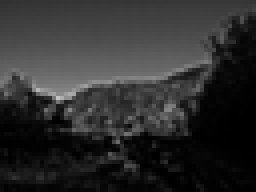
#> input picture images/photo_64x48_grayscale.png, 64 x 48 px (shown 4 times larger)
$ jupyter execute 'Histogram 02 - Equalization.ipynb'
#> lines starting #> are read from the running program, lines starting #| are printed output that depends on the picture; long printed decimals are rounded
# Histogram Equalization

https://en.wikipedia.org/wiki/Histogram_equalization

[cell 1]
import numpy as np
from matplotlib import pyplot as plt
from matplotlib_inline.backend_inline import set_matplotlib_formats

set_matplotlib_formats("svg")

## Example 1: 8x8 Bitmap with Values in the Range of 64 to 192

[cell 2]
rg = np.random.default_rng()

img = 64 + rg.integers(0, 64, (8,8), dtype=np.uint8) + rg.integers(0, 64, (8,8), dtype=np.uint8)
print(img)

[cell 3]
plt.figure(figsize=(8, 4))

plt.subplot(121)
plt.imshow(img, cmap="gray", vmin=0, vmax=255, interpolation="none")

for y, row in enumerate(img):
    for x, color in enumerate(row):
        text_color = "white" if color < 128 else "black"
        plt.text(x, y, color, ha="center", va="center", color=text_color, size=8)

plt.subplot(122)
plt.hist(img.flatten(), bins=256, range=(0, 256), label="Histogram", zorder=2)

plt.tight_layout()
plt.show()
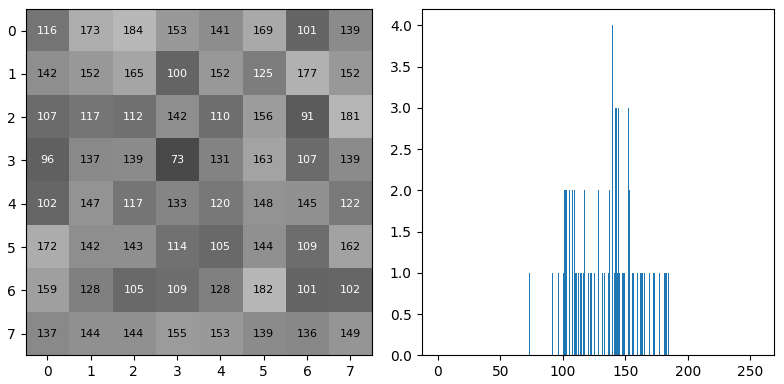
#> figure drawn by matplotlib, 2 panels; panel 2: tallest bar 4 high, from x = 139 to 140

### Step 1: Histogram of all Color Values

Counts how often each individual color appears in the image. For example, if `hist[97] == 5`, then the color with the value 97 appears five times in the image.

[cell 4]
hist, bins = np.histogram(img.flatten(), bins=256, range=(0, 256))
print(hist.reshape((16, 16)))

### Step 2: CDF (Cumulative Distribution Function)

Adds up the values of the histogram.

**Example for an 8x8 image with 256 grayscale levels:**

```python
hist[0] = 0        cdf(0) = 0
hist[1] = 2        cdf(1) = 2
hist[2] = 1        cdf(2) = 3
hist[3] = 1        cdf(3) = 4
hist[4] = 3        cdf(4) = 7
hist[5] = 2        cdf(5) = 9
hist[6] = 0        cdf(6) = 9
hist[7] = 1        cdf(7) = 10
...
hist[254] = 1      cdf(254) = 63
hist[255] = 0      cdf(255) = 64

cdf(n) = cdf(n-1) + hist[n]
sum(hist) == cdf(255) == number of pixels == 8*8 == 64
```

[cell 5]
cdf = hist.cumsum(dtype=int)
print(cdf.reshape((16, 16)))

[cell 6]
print(f" hist.sum() = {hist.sum()}")
print(f"   cdf(255) = {cdf[-1]}")
print(f"  cdf.max() = {cdf.max()}")
print(f"image shape = {img.shape} = {img.size} pixels")

### Step 3: Determine the smallest Value > 0 of the CDF

[cell 7]
cdf_min = cdf[cdf > 0].min()
print(cdf_min)

### Step 4: CDF Normalization

All values of the CDF > 0 are converted to a range from 0 to 255.

**Formula:**

```python
((cdf[n] - cdf_min) / (64 - cdf_min)) * 255
```

- `cdf_min`: The smallest value > 0 of the CDF
- 64: Number of pixels in the image (8x8)
- 255: Number of grayscale levels - 1

**Example, n=122:**

```python
((cdf[122] - cdf_min) / (64 - cdf_min)) * 255
((28 - 2) / (64 - 2)) * 255
(26 / 62) * 255
106.93548387096774
```

**Simplification of the formula:**

```python
f = 255 / (64 - cdf_min)
(cdf[n] - cdf_min) * f
```

**Example (simplified):**

```python
f = 255 / (64 - cdf_min)
f = 255 / 62
f = 4.112903225806452

(cdf[122] - cdf_min) * f
(28 - 2) * f
26 * f
106.93548387096774
```

[cell 8]
f = 255 / (64 - cdf_min)
print(f)

[cell 9]
cdf_normalized = cdf.astype(np.float32)
cdf_normalized[cdf_normalized > 0.0] = (cdf_normalized[cdf_normalized > 0.0] - cdf_min) * f
cdf_normalized = cdf_normalized.round().astype(np.uint8)
print(cdf_normalized.reshape((16, 16)))

### Step 5: Recolor the Image

The new colors of the image are determined based on the *normalized CDF*.

To do this, take an existing color from the image and look up the new color value for that color in the normalized CDF.

The previously darkest color of the original image will then have the value 0, and the previously brightest color will have the value 255. The new image will thus use the full color spectrum.

**Example:**

```python
122 = img[3]  # pixel 4
106 = cdf_normalized[122]
img2[3] = 106
```

[cell 10]
# colors of the first row of the image
for old_color in img[0]:
    print(f"old color: {old_color:3} --> new color: {cdf_normalized[old_color]:3}")

[cell 11]
img_equalized = np.array(cdf_normalized[img], dtype=np.uint8)
print(img_equalized)

### Results

[cell 12]
def plot_image(subplot_spec, img, title):
#> called with subplot_spec = 221, img = array of shape (8, 8), title = 'Original'
    plt.subplot(subplot_spec, title=title)
    plt.imshow(img, cmap="gray", vmin=0, vmax=255, interpolation="none")

    for y, row in enumerate(img):
        for x, color in enumerate(row):
            text_color = "white" if color < 128 else "black"
            plt.text(x, y, color, ha="center", va="center", color=text_color, size=8)

def plot_histogram(subplot_spec, img):
    plt.subplot(subplot_spec)
    hist, bins, _ = plt.hist(img.flatten(), bins=256, range=(0, 256), label="Histogram")
    cdf = hist.cumsum()
    plt.plot(cdf * (hist.max() / cdf.max()), label="CDF")
    plt.legend()


plt.figure(figsize=(8, 8))

plot_image(221, img, "Original")
plot_histogram(222, img)

plot_image(223, img_equalized, "Equalized")
plot_histogram(224, img_equalized)

plt.tight_layout()
plt.show()
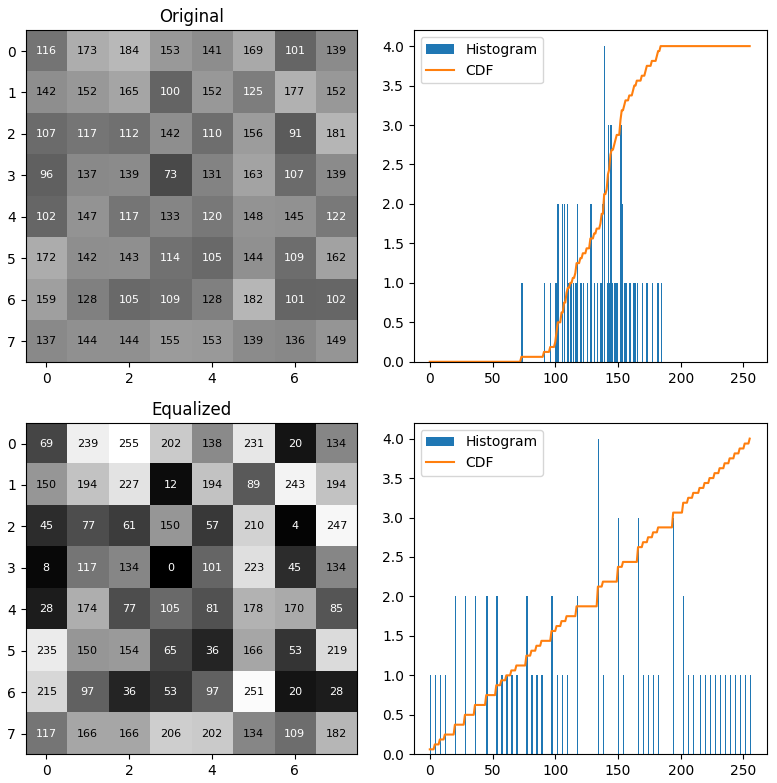
#> figure drawn by matplotlib, 4 panels; panel 2: tallest bar 4 high, from x = 139 to 140; panel 2: curve peaks at x = 184, y = 4; panel 4: tallest bar 4 high, from x = 134 to 135; panel 4: curve peaks at x = 255, y = 4

## Example 2: `photo_64x48_grayscale.png`

[cell 13]
def plot_image(subplot_spec, img, title):
    plt.subplot(subplot_spec, title=title)
    plt.imshow(img, cmap="gray", vmin=0, vmax=255, interpolation="none")

def plot_histogram(subplot_spec, img):
    plt.subplot(subplot_spec)
    hist, bins, _ = plt.hist(img.flatten(), bins=256, range=(0, 256), label="Histogram")
    cdf = hist.cumsum()
    plt.plot(cdf * (hist.max() / cdf.max()), label="CDF", zorder=1)
    plt.legend()


img_photo = np.array(plt.imread("../images/photo_64x48_grayscale.png") * 255, dtype=np.uint8)
#> img_photo: shape (48, 64); min 0, max 196, mean 46.1

plt.figure(figsize=(8, 3))

plot_image(121, img_photo, "photo_64x48_grayscale.png")
plot_histogram(122, img_photo)
#> in plot_histogram, `hist, bins, _ = plt.hist(img.flatten(), bins=256, range=(0, 256), labe..`: hist = 256 values, max 126 at index 2, min 0 at index 119, mean 12; bins = 257 values from 0 to 256
#> in plot_histogram, `cdf = hist.cumsum()`: cdf = 256 values from 103 to 3072

plt.tight_layout()
plt.show()
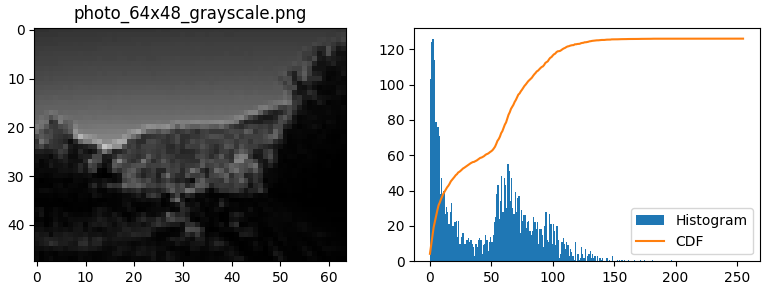
#> figure drawn by matplotlib, 2 panels; panel 2: tallest bar 126 high, from x = 2 to 3; panel 2: curve peaks at x = 196, y = 126

[cell 14]
hist, bins = np.histogram(img_photo.flatten(), bins=256, range=(0, 256))
#> bins = 257 values from 0 to 256
cdf = hist.cumsum(dtype=int)
#> cdf = 256 values from 103 to 3072

[cell 15]
print(f" hist.sum() = {hist.sum()}")
#|  hist.sum() = 3072
print(f"   cdf(255) = {cdf[-1]}")
#|    cdf(255) = 3072
print(f"  cdf.max() = {cdf.max()}")
#|   cdf.max() = 3072
print(f"image shape = {img_photo.shape} = {img_photo.size} pixels")
#| image shape = (48, 64) = 3072 pixels

[cell 16]
cdf_min = cdf[cdf > 0].min()
#> cdf_min = 103
print(cdf_min)
#| 103

[cell 17]
f = 255 / (img_photo.size - cdf_min)
#> f = 0.0859
print(f)
#| 0.08589

[cell 18]
cdf_normalized = cdf.astype(np.float32)
#> cdf_normalized = 256 values from 103 to 3072
cdf_normalized[cdf_normalized > 0.0] = (cdf_normalized[cdf_normalized > 0.0] - cdf_min) * f
cdf_normalized = cdf_normalized.round().astype(np.uint8)
#> cdf_normalized = 256 values from 0 to 255

[cell 19]
img_photo_equalized = np.array(cdf_normalized[img_photo], dtype=np.uint8)
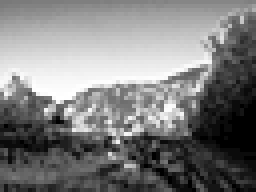
#> img_photo_equalized: shape (48, 64) (shown 4 times larger); min 0, max 255, mean 125

[cell 20]
def plot_image(subplot_spec, img, title):
    plt.subplot(subplot_spec, title=title)
    plt.imshow(img, cmap="gray", vmin=0, vmax=255, interpolation="none")

def plot_histogram(subplot_spec, img):
#> called with subplot_spec = 222
    plt.subplot(subplot_spec)
    hist, bins, _ = plt.hist(img.flatten(), bins=256, range=(0, 256), label="Histogram")
#> bins = 257 values from 0 to 256
    cdf = hist.cumsum()
#> cdf = 256 values from 103 to 3072
    plt.plot(cdf * (hist.max() / cdf.max()), label="CDF")
    plt.legend()


plt.figure(figsize=(8, 6))

plot_image(221, img_photo, "Original")
plot_histogram(222, img_photo)

plot_image(223, img_photo_equalized, "Equalized")
plot_histogram(224, img_photo_equalized)

plt.tight_layout()
plt.show()
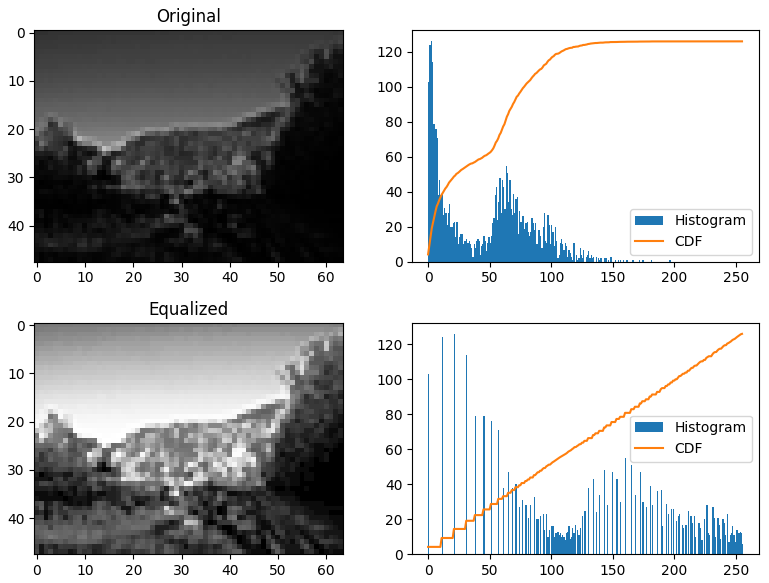
#> figure drawn by matplotlib, 4 panels; panel 2: tallest bar 126 high, from x = 2 to 3; panel 2: curve peaks at x = 196, y = 126; panel 4: tallest bar 126 high, from x = 21 to 22; panel 4: curve peaks at x = 255, y = 126

## Example 3: `Unequalized_Hawkes_Bay_NZ.jpg`

https://en.wikipedia.org/wiki/Histogram_equalization#Full-sized_image

Shape: (683, 1024, 3)

The RGB tuples always consist of the same value (e.g., `[128, 128, 128]`). Therefore, the image is converted into a 2D grayscale image. For this, the first byte of each RGB tuple is used.

[cell 21]
def plot_image(subplot_spec, img, title):
    plt.subplot(subplot_spec, title=title)
    plt.imshow(img, cmap="gray", vmin=0, vmax=255, interpolation="none")

def plot_histogram(subplot_spec, img):
    plt.subplot(subplot_spec)
    hist, bins, _ = plt.hist(img.flatten(), bins=256, range=(0, 256), label="Histogram")
    cdf = hist.cumsum()
    plt.plot(cdf * (hist.max() / cdf.max()), label="CDF")
    plt.legend()


img_photo2 = plt.imread("../images/Unequalized_Hawkes_Bay_NZ.jpg")
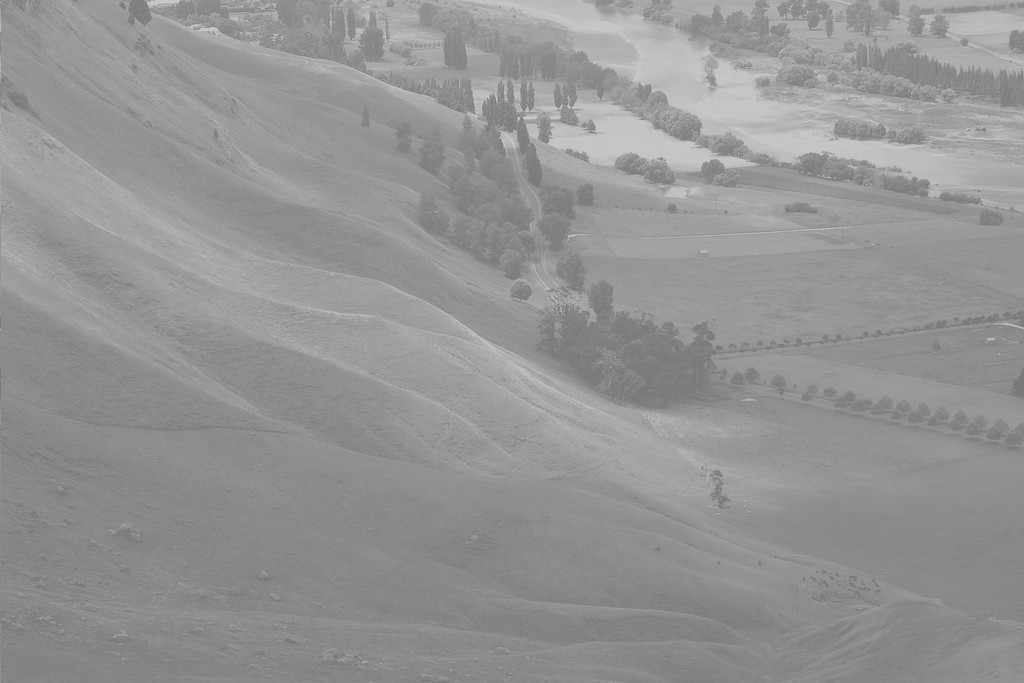
#> input picture images/Unequalized_Hawkes_Bay_NZ.jpg, 1024 x 683 px
#> img_photo2 is the input picture: shape (683, 1024, 3); min 114, max 208, mean 148
img_photo2 = img_photo2[...,0].reshape((img_photo2.shape[0],-1))
#> img_photo2: shape (683, 1024)

plt.figure(figsize=(8, 3))

plot_image(121, img_photo2, "Unequalized_Hawkes_Bay_NZ.jpg")
plot_histogram(122, img_photo2)
#> in plot_histogram, `hist, bins, _ = plt.hist(img.flatten(), bins=256, range=(0, 256), labe..`: hist = 256 values, max 28701 at index 137, min 0 at index 0, mean 2732; bins = 257 values from 0 to 256
#> in plot_histogram, `cdf = hist.cumsum()`: cdf = 256 values from 0 to 699392

plt.tight_layout()
plt.show()
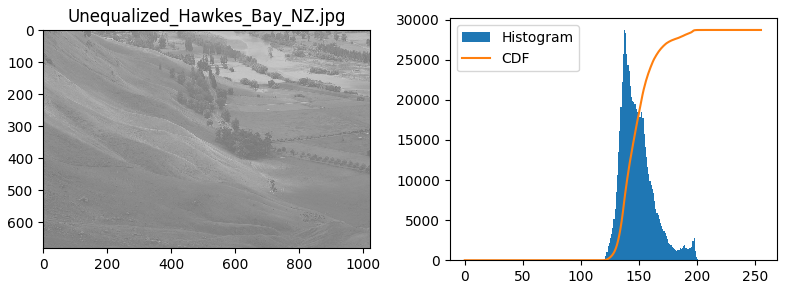
#> figure drawn by matplotlib, 2 panels; panel 2: tallest bar 28701 high, from x = 137 to 138; panel 2: curve peaks at x = 208, y = 28701

[cell 22]
hist, bins = np.histogram(img_photo2.flatten(), bins=256, range=(0, 256))
cdf = hist.cumsum(dtype=int)
#> cdf = 256 values from 0 to 699392

[cell 23]
print(f" hist.sum() = {hist.sum()}")
#|  hist.sum() = 699392
print(f"   cdf(255) = {cdf[-1]}")
#|    cdf(255) = 699392
print(f"  cdf.max() = {cdf.max()}")
#|   cdf.max() = 699392
print(f"image shape = {img_photo2.shape} = {img_photo2.size} pixels")
#| image shape = (683, 1024) = 699392 pixels

[cell 24]
cdf_min = cdf[cdf > 0].min()
#> cdf_min = 1
print(cdf_min)
#| 1

[cell 25]
f = 255 / (img_photo2.size - cdf_min)
#> f = 0.000365
print(f)
#| 0.0003646

[cell 26]
cdf_normalized = cdf.astype(np.float32)
#> cdf_normalized = 256 values from 0 to 699392
cdf_normalized[cdf_normalized > 0.0] = (cdf_normalized[cdf_normalized > 0.0] - cdf_min) * f
cdf_normalized = cdf_normalized.round().astype(np.uint8)
#> cdf_normalized = 256 values from 0 to 255

[cell 27]
img_photo2_equalized = np.array(cdf_normalized[img_photo2], dtype=np.uint8)
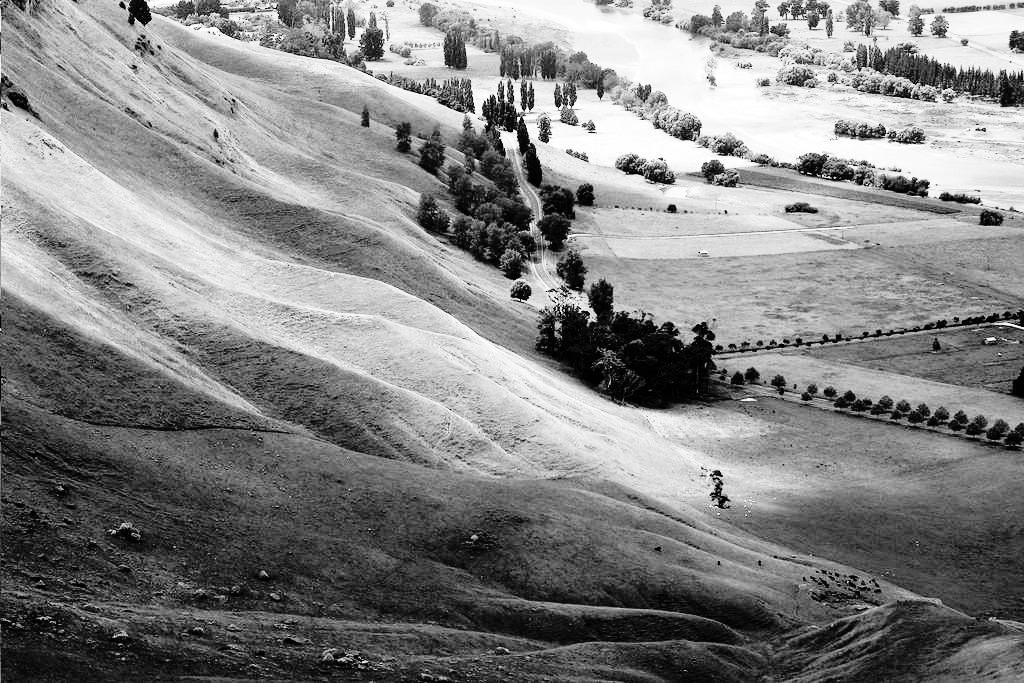
#> img_photo2_equalized: shape (683, 1024); min 0, max 255, mean 130.5

[cell 28]
def plot_image(subplot_spec, img, title):
    plt.subplot(subplot_spec, title=title)
    plt.imshow(img, cmap="gray", vmin=0, vmax=255, interpolation="none")

def plot_histogram(subplot_spec, img):
#> called with subplot_spec = 222
    plt.subplot(subplot_spec)
    hist, bins, _ = plt.hist(img.flatten(), bins=256, range=(0, 256), label="Histogram")
#> bins = 257 values from 0 to 256
    cdf = hist.cumsum()
#> cdf = 256 values from 0 to 699392
    plt.plot(cdf * (hist.max() / cdf.max()), label="CDF")
    plt.legend()


plt.figure(figsize=(8, 6))

plot_image(221, img_photo2, "Original")
plot_histogram(222, img_photo2)

plot_image(223, img_photo2_equalized, "Equalized")
plot_histogram(224, img_photo2_equalized)

plt.tight_layout()
plt.show()
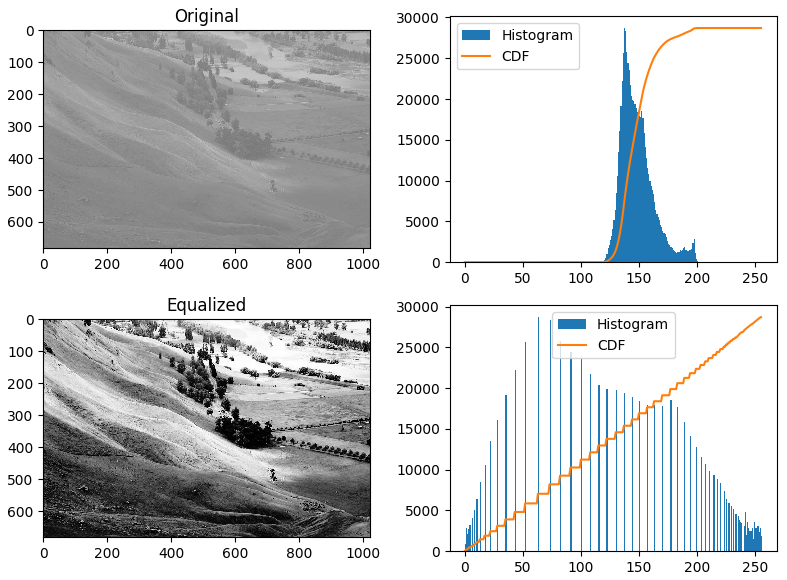
#> figure drawn by matplotlib, 4 panels; panel 2: tallest bar 28701 high, from x = 137 to 138; panel 2: curve peaks at x = 208, y = 28701; panel 4: tallest bar 28701 high, from x = 63 to 64; panel 4: curve peaks at x = 255, y = 28701
